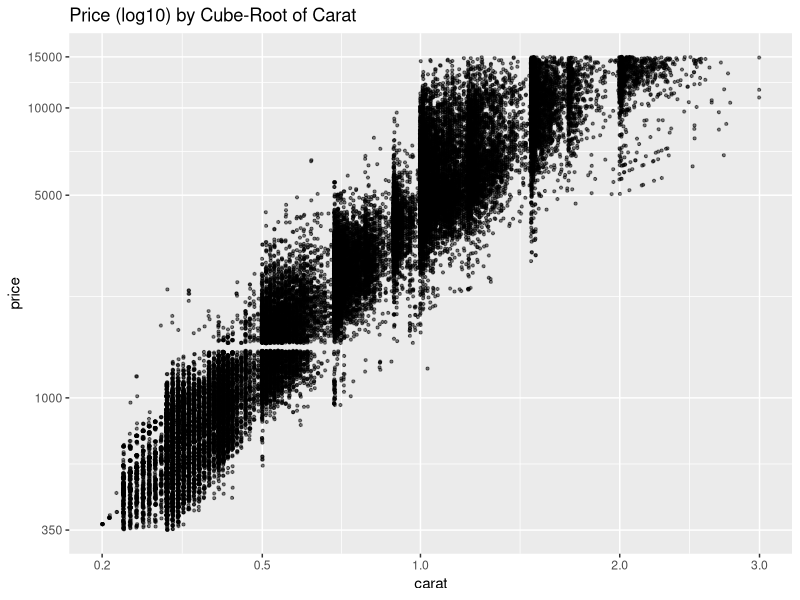

R code for this plot:
# Add a layer to adjust the features of the
# scatterplot. Set the transparency to one half,
# the size to three-fourths, and jitter the points.

# If you need hints, see the Instructor Notes.
# There are three hints so scroll down slowly if
# you don't want all the hints at once.

# ALTER THE CODE BELOW THIS LINE
# =======================================================================

library("scales")
library("ggplot2")

data(diamonds)

cuberoot_trans = function() trans_new('cuberoot', 
  transform = function(x) x^(1/3),
  inverse = function(x) x^3)

plot <- ggplot(data = diamonds, aes(y = price, x = carat)) + 
  geom_point(position = 'jitter', size = 0.75, alpha = 1/2) + 
  scale_x_continuous(trans = cuberoot_trans(), limits = c(0.2, 3),
    breaks = c(0.2, 0.5, 1, 2, 3)) + 
  scale_y_continuous(trans = log10_trans(), limits = c(350, 15000),
    breaks = c(350, 1000, 5000, 10000, 15000)) +
  ggtitle('Price (log10) by Cube-Root of Carat')

print(plot)